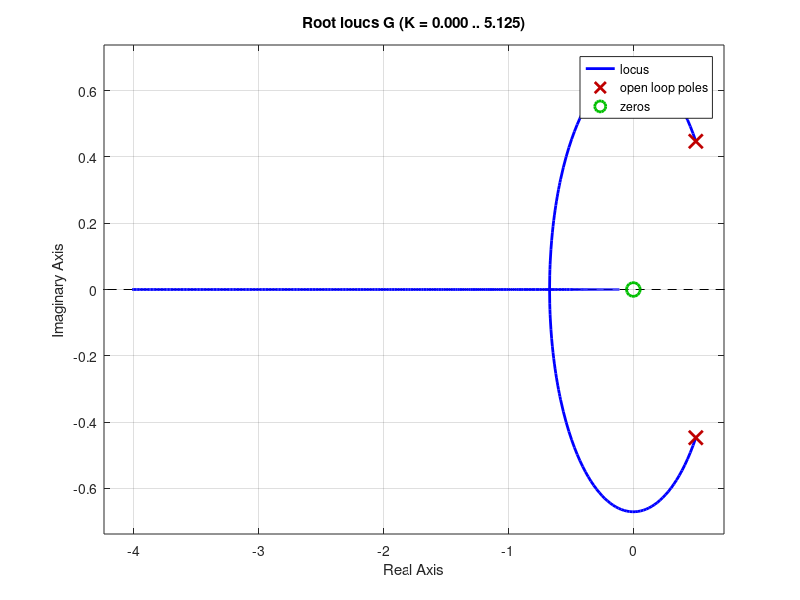

Write the MATLAB code that produced this figure.
T=0.1; %definimos el periodo de muestreo
numz=[1 0];
denz=[1 -1 0.45];

G=tf(numz,denz,T) %definimos la funcion de transferencia

%% generamos el mapa de polos y ceros
pzmap(G) 

%% mostramos el lugar de las raices
rlocus(G) 

